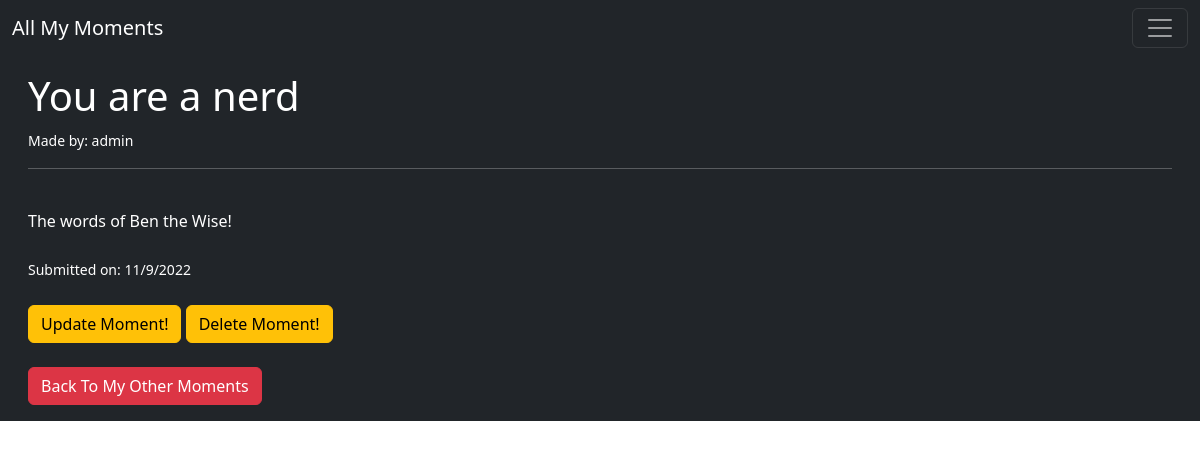
/moment/6 (signed in), run on the app's committed database.
### ActualProject/models.py (models this page shows, shortened)
class MomentsToDocument(models.Model):
	title_Of_Moment = models.CharField(max_length = 255)
	created_by = models.ForeignKey(User,on_delete=models.CASCADE)
	date_Of_Moment = models.CharField(max_length = 255)
	body_Text_Of_Moment = models.TextField()

### ActualProject/views.py (the view)
# urls.py: path('moment/<int:pk>',momentinformation.as_view(), name="moment-information"),
class momentinformation(DetailView):
	model = MomentsToDocument
	context_object_name = 'x2'
	template_name = 'moment_information.html'

### ActualProject/templates/moment_information.html (shortened to what this page needs)
{% extends 'base.html' %}
{% block content %}
{% if user.is_authenticated  %}
<h1> {{x2.title_Of_Moment}} </h1>
<small> Made by: {{x2.created_by}} </small> <br/>
<hr>
<br/>
{{x2.body_Text_Of_Moment}}
<br/><br/>
<small> Submitted on: {{x2.date_Of_Moment}} </small><br/>
<br/>
{% if user.id == 1 or user.id == x2.created_by.id %}
<a href="{% url 'update_moment' x2.pk %}" class ="btn btn-warning btn"> Update Moment! </a>   <a href="{% url 'delete_moment' x2.pk %}" class ="btn btn-warning btn">    Delete Moment! </a>
<br/><br/>
{% endif %}
<a href = "{% url 'home' %}" class ="btn btn-danger"> Back To My Other Moments </a>
{% else %}
You need to sign in if you want to view this page.
<br/><br/>
<a href="{% url 'login' %}" class ="btn btn-danger btn"> Please Sign In If You Want to View This Page! </a>
<br/><br/>
<a href = "{% url 'sign_up' %}" class ="btn btn-danger"> Don't have an account? Go Create One! </a>
{% endif %}
{% endblock %}

### data on the page
MomentsToDocument: title_Of_Moment "You are a nerd", created_by "admin", body_Text_Of_Moment "The words of Ben the Wise!", date_Of_Moment "11/9/2022"
